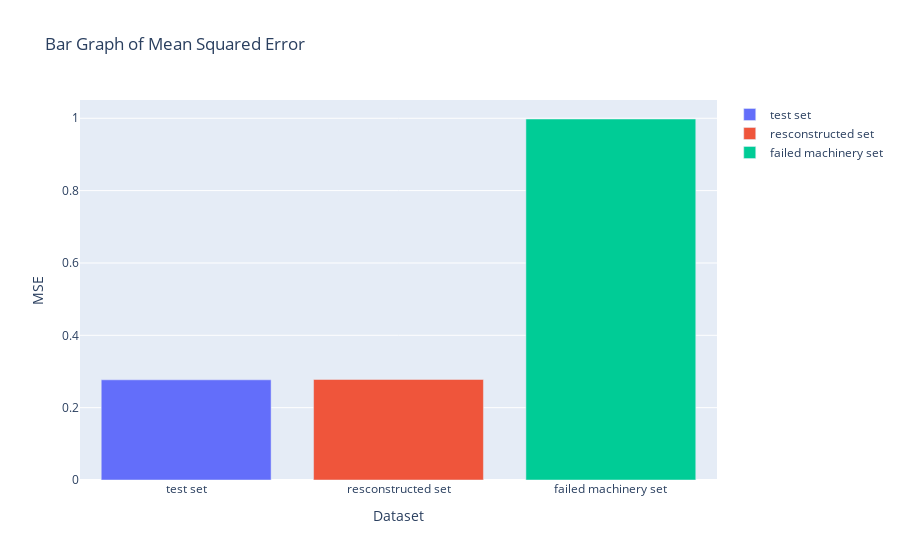

Notebook cell for this chart:
### Markdown cell above
The MSE for the failed set is more than the safe datasets.

### Code cell
# Plotting a bar graph to prove that the reconstruction error for the combined samples is higher values for anomalous points 
# Convert numpy arrays to lists
scorel_list = round(scorel, 3)
score2_list = round(score2, 3)
score3_list = round(score3, 3)

# Create a new plotly figure
fig = go.Figure()

# Add the bar trace for score1
fig.add_trace(go.Bar(x=['test set'], y=[scorel_list], name='test set'))

# Add the bar trace for score2
fig.add_trace(go.Bar(x=['resconstructed set'], y=[score2_list], name='resconstructed set'))

# Add the bar trace for score3
fig.add_trace(go.Bar(x=['failed machinery set'], y=[score3_list], name='failed machinery set'))

# Set the layout
fig.update_layout(title='Bar Graph of Mean Squared Error', xaxis_title='Dataset', yaxis_title='MSE')

# Show the plot
fig.show()

### Figure 1 — Plotly figure (JSON) as saved in the notebook; plotly's stock layout.template omitted (floating-point values rounded to 4 significant figures)
{"data": [{"name": "test set", "type": "bar", "x": ["test set"], "y": [0.277]}, {"name": "resconstructed set", "type": "bar", "x": ["resconstructed set"], "y": [0.278]}, {"name": "failed machinery set", "type": "bar", "x": ["failed machinery set"], "y": [0.998]}], "layout": {"title": {"text": "Bar Graph of Mean Squared Error"}, "xaxis": {"title": {"text": "Dataset"}}, "yaxis": {"title": {"text": "MSE"}}}}
